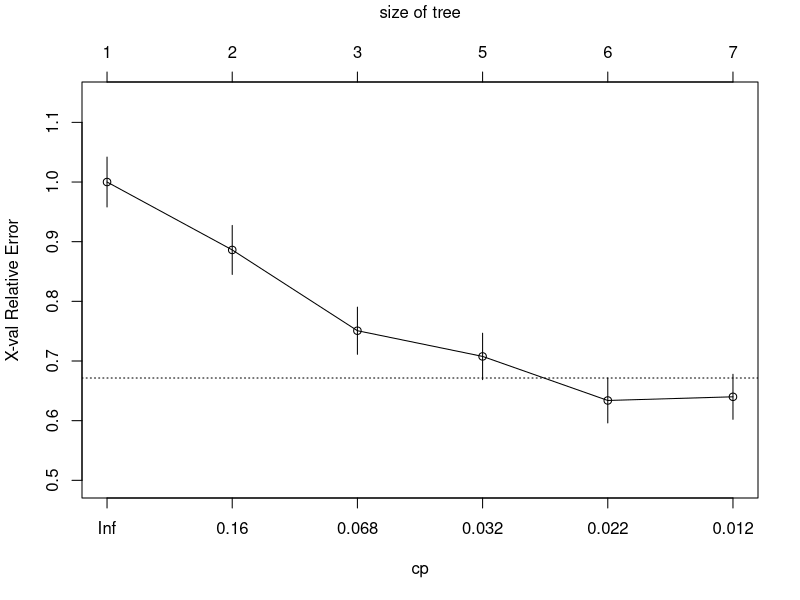
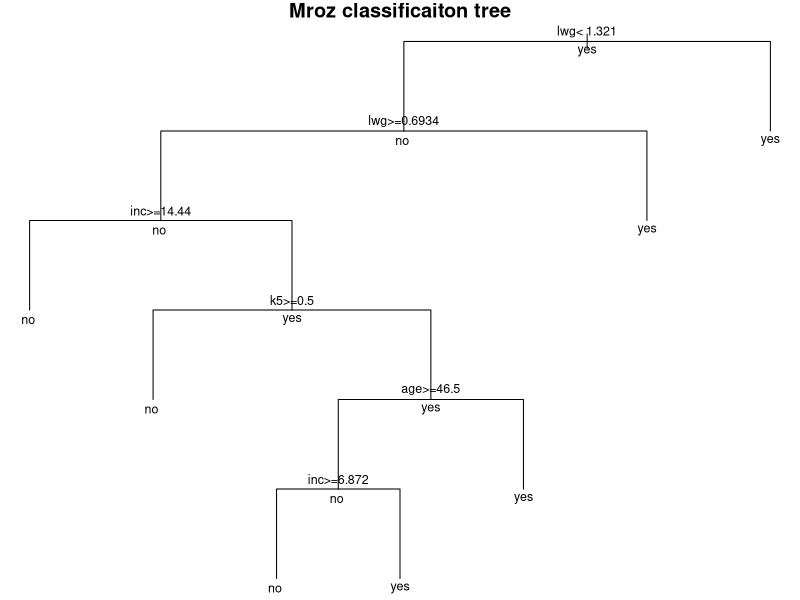
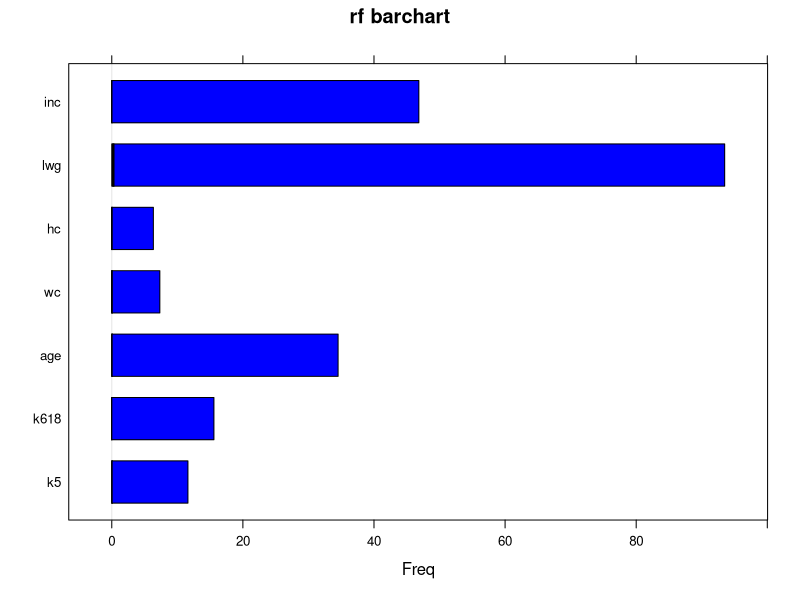
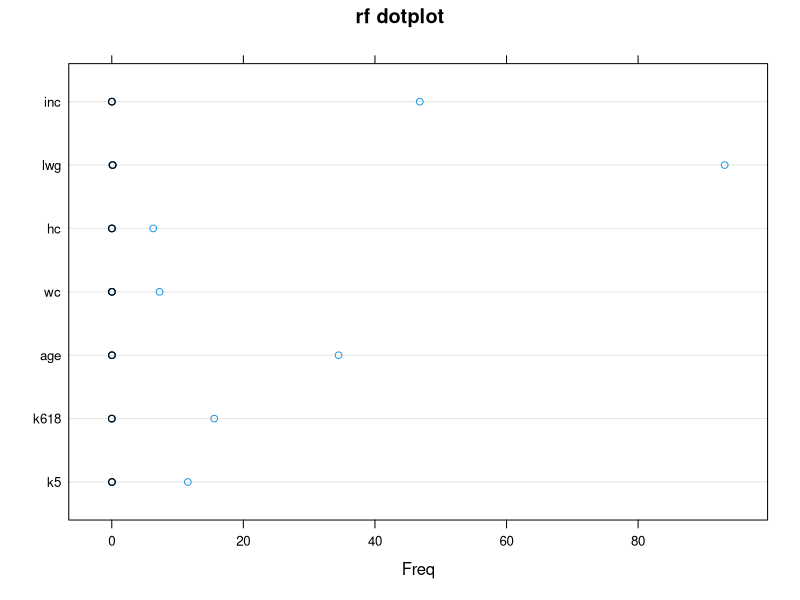

Write R code to recreate these figures, in order. (Note: this script raises an error after producing the figures.)
## ---- chunk 1
knitr::opts_chunk$set(echo = TRUE)
## ---- chunk 2
library(car)
data(Mroz)
?Mroz
str(Mroz)
## ---- chunk 3
Mroz_knn <- Mroz # k-Nearest Neighbors example
Mroz_reg <- Mroz # regression example
## ---- chunk 4
str(Mroz_knn)
Mroz_knn$wc <- ifelse(Mroz_knn$wc=="no", 1L, 0L)
Mroz_knn$hc <- ifelse(Mroz_knn$hc=="no", 1L, 0L)
str(Mroz_knn)
## ---- chunk 5
library(caret)
set.seed(1)
split_knn <- createDataPartition(Mroz_knn$lfp, p=0.70, list=FALSE)
train_knn <- Mroz_knn[split_knn, ] # partition training dataset
test_knn <- Mroz_knn[-split_knn, ] # partition test dataset

train_labels_knn <- train_knn[,1] # partition training Y variable vector
test_labels_knn <- test_knn[,1] # partition test Y variable vector 
## ---- chunk 6
round(sqrt(nrow(train_knn)),2) # 22.98
## ---- chunk 7
library(class)
set.seed(1)
Mroz_pred_knn <- knn(train=train_knn[,-1], test=test_knn[,-1], cl=train_labels_knn, k=23, prob=TRUE)
## ---- chunk 8
library(gmodels)
CrossTable(x=test_labels_knn, y=Mroz_pred_knn, 
           prop.chisq=FALSE,
           prop.r=FALSE,
           prop.c=FALSE,
           prop.t=FALSE)
## ---- chunk 9
str(Mroz_reg)
Mroz_reg$lfp <- ifelse(Mroz_reg$lfp=="no", 1L, 0L)
Mroz_reg$wc <- ifelse(Mroz_reg$wc=="no", 1L, 0L)
Mroz_reg$hc <- ifelse(Mroz_reg$hc=="no", 1L, 0L)
str(Mroz_reg)
## ---- chunk 10
Mroz_reg_model <- lm(lwg ~ ., data=Mroz_reg) # fit the model

reg_pred <- predict(Mroz_reg_model, Mroz_reg) # calculate predictions

(MSE <- mean((Mroz_reg$lwg - reg_pred)^2)) # calculate MSE 
## ---- chunk 11
library(rpart)
Mroz_dt <- rpart(lfp ~ ., data=Mroz, method="class")  # note: choose method="anova" for a regression tree

printcp(Mroz_dt) # print the results

plotcp(Mroz_dt) # plot the cross-validated results

summary(Mroz_dt) # print results, variable importance, and summary of splits

par(mar=c(0,0,1,0))
plot(Mroz_dt, uniform=TRUE, main="Mroz classificaiton tree")
text(Mroz_dt, use.n=FALSE, all=TRUE, cex=0.75)
## ---- chunk 12
library(caret)
set.seed(1)
split_rf <- createDataPartition(Mroz$lfp, p=0.70, list=FALSE)
train_rf <- Mroz[split_rf,]
test_rf <- Mroz[-split_rf,]
## ---- chunk 13
library(randomForest)
set.seed(1)
rf1 <- randomForest(lfp ~ ., 
                    data=train_rf, 
                    ntree=500, # ntree = 
                    mtry=2, # mtry = 
                    importance=TRUE) # importance = 

rf1
## ---- chunk 14
(164+231)/nrow(train_rf) # 0.748
## ---- chunk 15
rf1$importance
barchart(rf1$importance, main="rf barchart", col="blue", border="black")
dotplot(rf1$importance, main="rf dotplot", col=c(1,4))
## ---- chunk 16
set.seed(1)
rf_pred <- predict(rf1, newdata=test_rf)
table(rf_pred, test_rf$lfp)
## ---- chunk 17
(62+100)/nrow(test_rf) # 0.72
## ---- chunk 18
split_gbm <- createDataPartition(Mroz$lfp, p=0.75, list=FALSE)
train_gbm <- Mroz[split_gbm,]
test_gbm <- Mroz[-split_gbm,]
## ---- chunk 19
control <- trainControl(method="repeatedcv",#
	repeats=5, #
	classProbs=TRUE, #
	summaryFunction=twoClassSummary) #

grid <- expand.grid(n.trees=seq(1,2000, by=50), #
	interaction.depth=c(1, 3, 5), #
	shrinkage=c(0.01, 0.05, 0.1), #
	n.minobsinnode=10) #
## ---- chunk 20
set.seed(1)
gbm1 <- train(lfp ~ ., data=train_gbm,
	method="gbm",
	metric="ROC",
	trControl=control,
	tuneGrid=grid,
	verbose=FALSE)
gbm1$times

gbm1 # produce model summary table

summary(gbm1, las=2) # plot variable relative influence     #######why are axis labels not printing here?

ggplot(gbm1) + theme_bw() + ggtitle("GBM model comparisons") # plot the CV ROC accuracy of the tuned models
